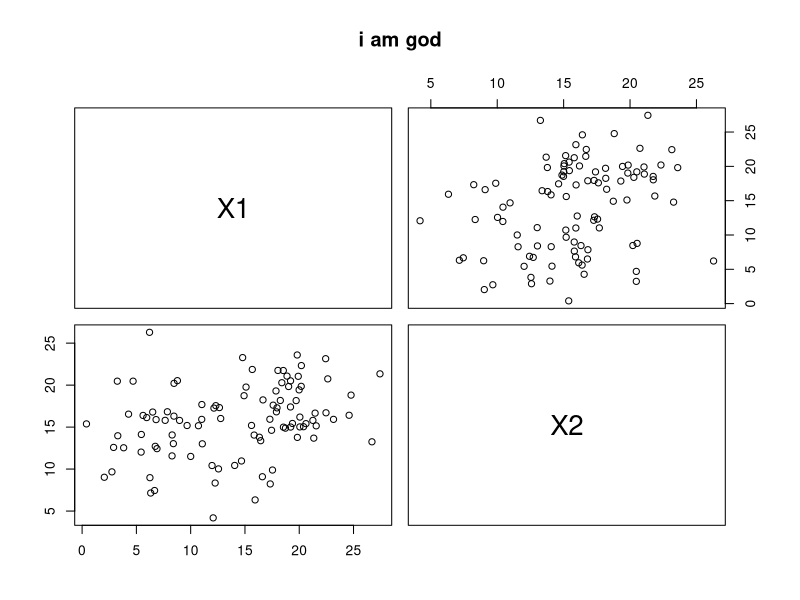

Generate this figure with R:
X1 = c(rnorm(50, mean = 10, sd = 4), rnorm(50, mean = 20, sd = 3))
X2 = c(rnorm(50, mean = 14, sd = 4), rnorm(50, mean = 18, sd = 3))
TYPE = c(rep.int(1, 50), rep.int(2, 50))

f = data.frame(X1, X2, TYPE)

pairs(f[1:2], main = "i am god")
